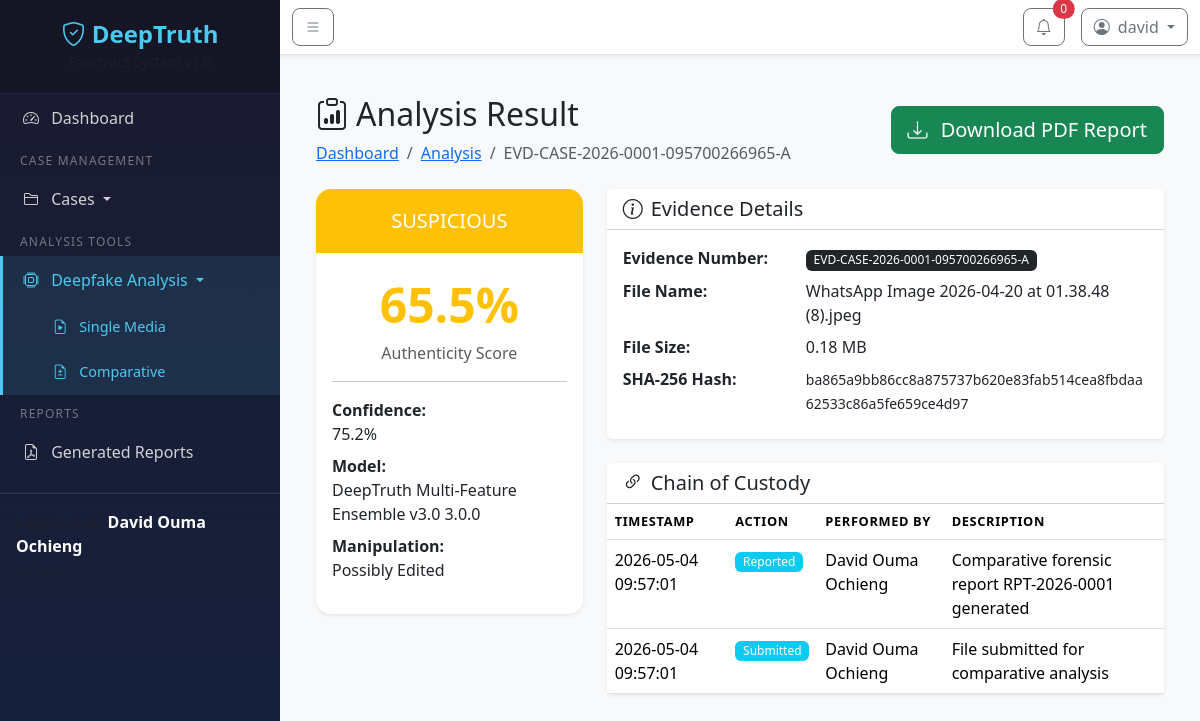
Page /analysis/result/1 (signed in) on the committed database.
### models/user.py (models this page shows, shortened)
class User(UserMixin, db.Model):
    __tablename__ = 'users'
    id = db.Column(db.Integer, primary_key=True)
    email = db.Column(db.String(120), unique=True, nullable=False, index=True)
    username = db.Column(db.String(80), unique=True, nullable=False, index=True)
    password_hash = db.Column(db.String(256), nullable=False)
    full_name = db.Column(db.String(150), nullable=False)
    badge_number = db.Column(db.String(50), unique=True)
    role = db.Column(db.String(20), default='examiner')  # admin, examiner
    is_active = db.Column(db.Boolean, default=True)
    created_at = db.Column(db.DateTime, default=datetime.utcnow)
    last_login = db.Column(db.DateTime)
    last_logout = db.Column(db.DateTime)
    total_time_spent = db.Column(db.Integer, default=0)  # in seconds
    cases = db.relationship('Case', backref='investigator', lazy='dynamic')
    evidence_uploads = db.relationship('EvidenceFile', backref='uploader', lazy='dynamic',
                                       foreign_keys='EvidenceFile.uploaded_by')
    custody_actions = db.relationship('ChainOfCustody', backref='performer', lazy='dynamic',
                                      foreign_keys='ChainOfCustody.performed_by')
    generated_reports = db.relationship('PDFReport', backref='generator', lazy='dynamic',
                                        foreign_keys='PDFReport.generated_by')
    audit_logs = db.relationship('AuditLog', backref='user', lazy='dynamic')

### models/evidence.py (models this page shows, shortened)
class EvidenceFile(db.Model):
    __tablename__ = 'evidence_files'
    id = db.Column(db.Integer, primary_key=True)
    case_id = db.Column(db.Integer, db.ForeignKey('cases.id'), nullable=False)
    evidence_number = db.Column(db.String(30), unique=True, nullable=False)
    original_filename = db.Column(db.String(255), nullable=False)
    stored_filename = db.Column(db.String(255), nullable=False)
    file_path = db.Column(db.String(500), nullable=False)
    file_size = db.Column(db.BigInteger)
    mime_type = db.Column(db.String(50))
    media_type = db.Column(db.String(10), default='video')  # 'video' or 'image'
    duration = db.Column(db.Float)
    resolution_width = db.Column(db.Integer)
    resolution_height = db.Column(db.Integer)
    frame_rate = db.Column(db.Float)
    video_codec = db.Column(db.String(50))
    audio_codec = db.Column(db.String(50))
    sha256_hash = db.Column(db.String(64), nullable=False)
    md5_hash = db.Column(db.String(32))
    hash_timestamp = db.Column(db.DateTime, default=datetime.utcnow)
    metadata_json = db.Column(db.JSON)
    status = db.Column(db.String(20), default='pending')
    upload_timestamp = db.Column(db.DateTime, default=datetime.utcnow)
    uploaded_by = db.Column(db.Integer, db.ForeignKey('users.id'), nullable=False)
    custody_entries = db.relationship('ChainOfCustody', backref='evidence', lazy='dynamic')
    pdf_reports = db.relationship('PDFReport', backref='evidence', lazy='dynamic')

### models/analysis.py (models this page shows, shortened)
class AnalysisResult(db.Model):
    __tablename__ = 'analysis_results'
    id = db.Column(db.Integer, primary_key=True)
    evidence_id = db.Column(db.Integer, db.ForeignKey('evidence_files.id'), nullable=False)
    analysis_type = db.Column(db.String(30), nullable=False)  # single, comparative
    reference_evidence_id = db.Column(db.Integer, db.ForeignKey('evidence_files.id'), nullable=True)
    authenticity_score = db.Column(db.Float)
    classification = db.Column(db.String(30))
    manipulation_type = db.Column(db.String(50))
    confidence = db.Column(db.Float)
    feature_scores = db.Column(db.JSON)  # Individual feature scores
    comparison_data = db.Column(db.JSON)  # For comparative analysis
    flagged_frames = db.Column(db.JSON)
    result_json = db.Column(db.JSON)
    model_name = db.Column(db.String(100))
    model_version = db.Column(db.String(20))
    started_at = db.Column(db.DateTime)
    completed_at = db.Column(db.DateTime, default=datetime.utcnow)
    evidence = db.relationship('EvidenceFile', foreign_keys=[evidence_id],
                               backref=db.backref('analysis_results', lazy='dynamic'))
    reference_evidence = db.relationship('EvidenceFile', foreign_keys=[reference_evidence_id],
                                         backref=db.backref('referenced_by_analyses', lazy='dynamic'))

### models/chain_of_custody.py (models this page shows, shortened)
class ChainOfCustody(db.Model):
    __tablename__ = 'chain_of_custody'
    id = db.Column(db.Integer, primary_key=True)
    evidence_id = db.Column(db.Integer, db.ForeignKey('evidence_files.id'), nullable=False)
    action = db.Column(db.String(50), nullable=False)
    description = db.Column(db.Text)
    performed_by = db.Column(db.Integer, db.ForeignKey('users.id'), nullable=False)
    timestamp = db.Column(db.DateTime, default=datetime.utcnow)
    ip_address = db.Column(db.String(45))

### routes/analysis.py (the view)
@analysis_bp.route('/result/<int:evidence_id>')
@login_required
def view_result(evidence_id):
    evidence = EvidenceFile.query.get_or_404(evidence_id)
    if current_user.role != 'admin' and evidence.case.investigator_id != current_user.id:
        flash('Access denied.', 'danger')
        return redirect(url_for('dashboard.index'))
    analysis_result = AnalysisResult.query.filter_by(evidence_id=evidence.id).first()
    pdf_reports = PDFReport.query.filter_by(evidence_id=evidence.id).order_by(PDFReport.generated_at.desc()).all()
    custody_entries = ChainOfCustody.query.filter_by(evidence_id=evidence.id).order_by(ChainOfCustody.timestamp.desc()).all()
    return render_template('analysis/result.html',
                         evidence=evidence,
                         analysis_result=analysis_result,
                         pdf_reports=pdf_reports,
                         custody_entries=custody_entries)

### templates/analysis/result.html (shortened to what this page needs)
{% extends "base.html" %}
{% block content %}
<div class="container-fluid">
    <div class="d-flex justify-content-between align-items-center mb-4">
        <div>
            <h2><i class="bi bi-clipboard-data me-2"></i>Analysis Result</h2>
            <nav aria-label="breadcrumb">
                <ol class="breadcrumb mb-0">
                    <li class="breadcrumb-item"><a href="{{ url_for('dashboard.index') }}">Dashboard</a></li>
                    <li class="breadcrumb-item"><a href="{{ url_for('analysis.single_analysis') }}">Analysis</a></li>
                    <li class="breadcrumb-item active">{{ evidence.evidence_number }}</li>
                </ol>
            </nav>
        </div>
        <div>
            {% if pdf_reports and pdf_reports|length > 0 %}
            <a href="{{ url_for('analysis.download_report', report_id=pdf_reports[0].id) }}"
               class="btn btn-success btn-lg">
                <i class="bi bi-download me-2"></i> Download PDF Report
            </a>
            {% else %}
            <span class="badge bg-warning p-2">
                <i class="bi bi-exclamation-triangle me-1"></i> No report generated
            </span>
            {% endif %}
        </div>
    </div>
    {% if analysis_result %}
    <div class="row g-4">
        <div class="col-lg-4">
            <div class="card border-0 shadow-sm result-card">
                <div class="result-header text-center text-white
                    {% if analysis_result.classification == 'authentic' %}bg-success
                    {% elif analysis_result.classification == 'manipulated' %}bg-danger
                    {% else %}bg-warning{% endif %}">
                    <h5 class="mb-0">{{ analysis_result.classification|upper }}</h5>
                </div>
                <div class="card-body text-center">
                    <div class="result-score
                        {% if analysis_result.classification == 'authentic' %}text-success
                        {% elif analysis_result.classification == 'manipulated' %}text-danger
                        {% else %}text-warning{% endif %}">
                        {{ analysis_result.authenticity_score }}%
                    </div>
                    <p class="text-muted">Authenticity Score</p>
                    <hr>
                    <dl class="text-start">
                        <dt>Confidence:</dt>
                        <dd>{{ analysis_result.confidence }}%</dd>
                        <dt>Model:</dt>
                        <dd>{{ analysis_result.model_name }} {{ analysis_result.model_version }}</dd>
                        {% if analysis_result.manipulation_type %}
                        <dt>Manipulation:</dt>
                        <dd>{{ analysis_result.manipulation_type|replace('_', ' ')|title }}</dd>
                        {% endif %}
                    </dl>
                </div>
            </div>
        </div>
        <div class="col-lg-8">
            <div class="card border-0 shadow-sm mb-4">
                <div class="card-header bg-white">
                    <h5 class="mb-0"><i class="bi bi-info-circle me-2"></i>Evidence Details</h5>
                </div>
                <div class="card-body">
                    <dl class="row mb-0">
                        <dt class="col-sm-4">Evidence Number:</dt>
                        <dd class="col-sm-8"><span class="badge bg-dark">{{ evidence.evidence_number }}</span></dd>
                        <dt class="col-sm-4">File Name:</dt>
                        <dd class="col-sm-8">{{ evidence.original_filename }}</dd>
                        <dt class="col-sm-4">File Size:</dt>
                        <dd class="col-sm-8">{{ "%.2f"|format(evidence.file_size / (1024*1024)) if evidence.file_size else 'N/A' }} MB</dd>
                        <dt class="col-sm-4">SHA-256 Hash:</dt>
                        <dd class="col-sm-8"><small class="text-break">{{ evidence.sha256_hash }}</small></dd>
                    </dl>
                </div>
            </div>
            <div class="card border-0 shadow-sm">
                <div class="card-header bg-white">
                    <h5 class="mb-0"><i class="bi bi-link-45deg me-2"></i>Chain of Custody</h5>
                </div>
                <div class="card-body p-0">
                    <table class="table table-hover mb-0">
                        <thead>
                            <tr>
                                <th>Timestamp</th>
                                <th>Action</th>
                                <th>Performed By</th>
                                <th>Description</th>
                            </tr>
                        </thead>
                        <tbody>
                            {% for entry in custody_entries %}
                            <tr>
                                <td>{{ entry.timestamp.strftime('%Y-%m-%d %H:%M:%S') if entry.timestamp else 'N/A' }}</td>
                                <td><span class="badge bg-info">{{ entry.action|replace('_', ' ')|title }}</span></td>
                                <td>{{ entry.performer.full_name if entry.performer else 'SYSTEM' }}</td>
                                <td>{{ entry.description[:80] if entry.description else 'N/A' }}</td>
                            </tr>
                            {% endfor %}
                        </tbody>
                    </table>
                </div>
            </div>
        </div>
    </div>
    {% else %}
    <div class="alert alert-warning">
        <i class="bi bi-exclamation-triangle me-1"></i>
        No analysis results found for this evidence.
    </div>
    {% endif %}
</div>
{% endblock %}

### templates/base.html (shortened to what this page needs)
<!DOCTYPE html>
<html lang="en">
<head>
    <link href="https://cdn.jsdelivr.net/npm/bootstrap@5.3.2/dist/css/bootstrap.min.css" rel="stylesheet">
    <link href="https://cdn.jsdelivr.net/npm/bootstrap-icons@1.11.1/font/bootstrap-icons.css" rel="stylesheet">
    <link href="{{ url_for('static', filename='css/style.css') }}" rel="stylesheet">
</head>
<body>
    <div class="wrapper">
        <nav id="sidebar" class="sidebar">
            <div class="sidebar-header text-center">
                <h4 class="mb-0">
                    <i class="bi bi-shield-check"></i> DeepTruth
                </h4>
                <small class="text-muted">Forensics System v1.0</small>
            </div>
            <hr class="sidebar-divider">
            <ul class="list-unstyled components">
    <li class="{% if request.endpoint == 'dashboard.index' or request.endpoint == 'dashboard.admin_dashboard' %}active{% endif %}">
        <a href="{{ url_for('dashboard.index') }}">
            <i class="bi bi-speedometer2 me-2"></i> Dashboard
        </a>
    </li>
    <li class="sidebar-heading"><span>Case Management</span></li>
    <li class="{% if 'cases' in request.endpoint %}active{% endif %}">
        <a href="#casesSubmenu" data-bs-toggle="collapse" aria-expanded="{% if 'cases' in request.endpoint %}true{% else %}false{% endif %}" class="dropdown-toggle">
            <i class="bi bi-folder2 me-2"></i> Cases
        </a>
    </li>
    {% if current_user.role != 'admin' %}
    <li class="sidebar-heading"><span>Analysis Tools</span></li>
    <li class="{% if 'analysis' in request.endpoint %}active{% endif %}">
        <a href="#analysisSubmenu" data-bs-toggle="collapse" aria-expanded="{% if 'analysis' in request.endpoint %}true{% else %}false{% endif %}" class="dropdown-toggle">
            <i class="bi bi-cpu me-2"></i> Deepfake Analysis
        </a>
        <ul class="collapse list-unstyled {% if 'analysis' in request.endpoint %}show{% endif %}" id="analysisSubmenu">
            <li>
                <a href="{{ url_for('analysis.single_analysis') }}"><i class="bi bi-file-earmark-play me-2"></i> Single Media</a>
            </li>
            <li>
                <a href="{{ url_for('analysis.comparative_analysis') }}"><i class="bi bi-file-earmark-diff me-2"></i> Comparative</a>
            </li>
        </ul>
    </li>
    {% endif %}
    <li class="sidebar-heading"><span>Reports</span></li>
    <li class="{% if 'reports' in request.endpoint %}active{% endif %}">
        <a href="{{ url_for('reports.list_reports') }}">
            <i class="bi bi-file-earmark-pdf me-2"></i> Generated Reports
        </a>
    </li>
</ul>
            <hr class="sidebar-divider">
            <div class="sidebar-footer p-3">
                <div class="user-info">
                    <small class="text-muted">Logged in as:</small>
                    <strong>{{ current_user.full_name }}</strong>
                    <br>
                    <small class="text-muted">{{ current_user.badge_number or 'No Badge' }}</small>
                </div>
            </div>
        </nav>
        <div id="content">
            <nav class="navbar navbar-expand-lg navbar-light bg-white shadow-sm">
                <div class="container-fluid">
                    <button type="button" id="sidebarCollapse" class="btn btn-outline-secondary">
                        <i class="bi bi-list"></i>
                    </button>
                    <div class="ms-auto d-flex align-items-center">
                        <div class="dropdown me-3">
                            <button class="btn btn-outline-secondary position-relative" type="button" data-bs-toggle="dropdown">
                                <i class="bi bi-bell"></i>
                                <span class="position-absolute top-0 start-100 translate-middle badge rounded-pill bg-danger">
                                    0
                                </span>
                            </button>
                        </div>
                        <div class="dropdown">
                            <button class="btn btn-outline-secondary dropdown-toggle" type="button" data-bs-toggle="dropdown">
                                <i class="bi bi-person-circle me-1"></i> {{ current_user.username }}
                            </button>
                        </div>
                    </div>
                </div>
            </nav>
            <div class="container-fluid p-4">
                {% block content %}{% endblock %}
            </div>
        </div>
    </div>
</body>
</html>

### rows in the picture
User: full_name "David Ouma Ochieng", username "david"
EvidenceFile: evidence_number "EVD-CASE-2026-0001-095700266965-A", original_filename "WhatsApp Image 2026-04-20 at 01.38.48 (8).jpeg", file_size "0.18", sha256_hash "ba865a9bb86cc8a875737b620e83fab514cea8fbdaa62533c86a5fe659ce4d97"
AnalysisResult: classification "SUSPICIOUS", authenticity_score "65.5", confidence "75.2", model_name "DeepTruth Multi-Feature Ensemble v3.0", model_version "3.0.0", manipulation_type "Possibly Edited"
ChainOfCustody: timestamp "2026-05-04 09:57:01", action "Reported", performer "David Ouma Ochieng", description "Comparative forensic report RPT-2026-0001 generated"
ChainOfCustody: timestamp "2026-05-04 09:57:01", action "Submitted", performer "David Ouma Ochieng", description "File submitted for comparative analysis"
